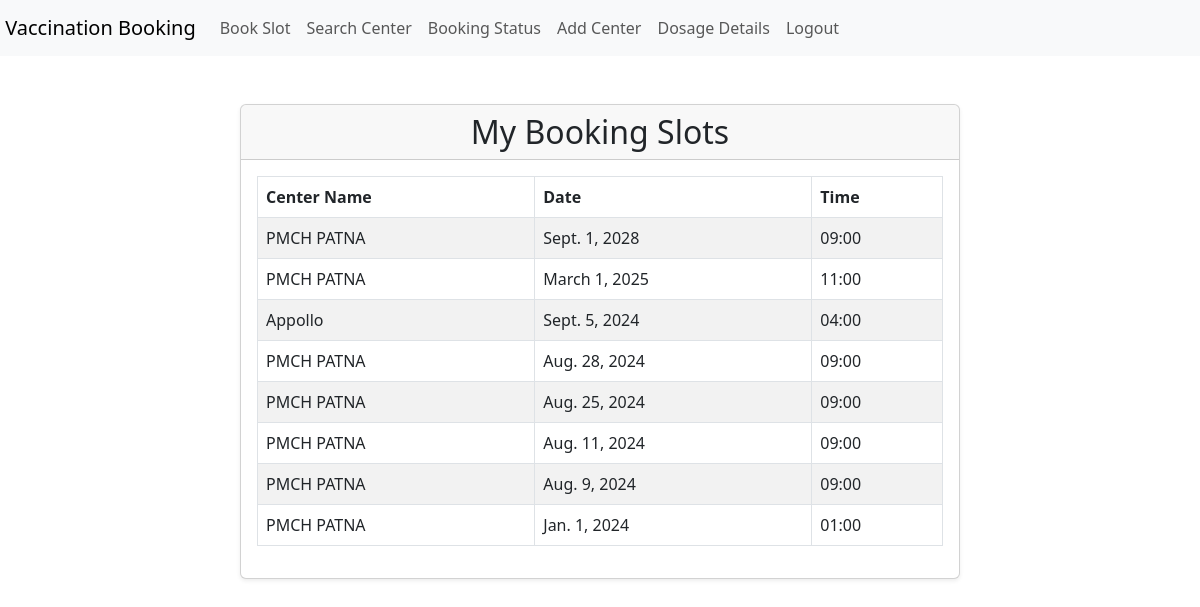
The page /dashboard/ (signed in) on the database its author committed.
### booking_app/models.py (models this page shows, shortened)
class VaccinationSlot(models.Model):
    SLOT_TIMES = [
        ("09:00", "09:00 AM - 10:00 AM"),
        ("10:00", "10:00 AM - 11:00 AM"),
        ("11:00", "11:00 AM - 12:00 PM"),
        ("12:00", "12:00 PM - 01:00 PM"),
        ("01:00", "01:00 PM - 02:00 PM"),
        ("02:00", "02:00 PM - 03:00 PM"),
        ("03:00", "03:00 PM - 04:00 PM"),
        ("04:00", "04:00 PM - 05:00 PM"),
    ]
    STATUS_CHOICES = [
        ("pending", "Pending"),
        ("confirmed", "Confirmed"),
    ]
    user = models.ForeignKey(User, on_delete=models.CASCADE)
    vaccination_center = models.ForeignKey(VaccinationCenter, on_delete=models.CASCADE)
    date = models.DateField()
    slot_time = models.CharField(max_length=5, choices=SLOT_TIMES)
    status = models.CharField(max_length=10, choices=STATUS_CHOICES, default="pending")
    class Meta:
        unique_together = ("vaccination_center", "date", "slot_time")

class VaccinationCenter(models.Model):
    name = models.CharField(max_length=100)
    address = models.TextField()
    working_hours = models.CharField(max_length=100)
    total_slots_per_day = models.IntegerField(default=10)
    total_dosage_given = models.IntegerField(default=0)

### booking_app/views.py (the view)
# urls.py: path('dashboard/', views.dashboard, name='dashboard'),
def dashboard(request):
    bookings = VaccinationSlot.objects.filter(user=request.user).order_by(
        "-date", "-slot_time"
    )
    return render(request, "dashboard.html", {"bookings": bookings})

### templates/dashboard.html
{% extends 'base.html' %}
{% block content %}
  <div class="container mt-5">
    <div class="row justify-content-center">
      <div class="col-md-8">
        <div class="card shadow-sm">
          <div class="card-header">
            <h2 class="text-center mb-0">My Booking Slots</h2>
          </div>
          <div class="card-body">
            {% if bookings %}
              <table class="table table-striped table-bordered">
                <thead>
                  <tr>
                    <th>Center Name</th>
                    <th>Date</th>
                    <th>Time</th>
                  </tr>
                </thead>
                <tbody>
                  {% for booking in bookings %}
                    <tr>
                      <td>{{ booking.vaccination_center.name }}</td>
                      <td>{{ booking.date }}</td>
                      <td>{{ booking.slot_time }}</td>
                    </tr>
                  {% endfor %}
                </tbody>
              </table>
            {% else %}
              <p class="text-center">You have no bookings yet.</p>
            {% endif %}
          </div>
        </div>
      </div>
    </div>
  </div>
{% endblock %}

### rows shown on the page
VaccinationSlot: vaccination_center.name "PMCH PATNA", date "Sept. 1, 2028", slot_time "09:00"
VaccinationSlot: vaccination_center.name "PMCH PATNA", date "March 1, 2025", slot_time "11:00"
VaccinationSlot: vaccination_center.name "Appollo", date "Sept. 5, 2024", slot_time "04:00"
VaccinationSlot: vaccination_center.name "PMCH PATNA", date "Aug. 28, 2024", slot_time "09:00"
VaccinationSlot: vaccination_center.name "PMCH PATNA", date "Aug. 25, 2024", slot_time "09:00"
VaccinationSlot: vaccination_center.name "PMCH PATNA", date "Aug. 11, 2024", slot_time "09:00"
VaccinationSlot: vaccination_center.name "PMCH PATNA", date "Aug. 9, 2024", slot_time "09:00"
VaccinationSlot: vaccination_center.name "PMCH PATNA", date "Jan. 1, 2024", slot_time "01:00"
